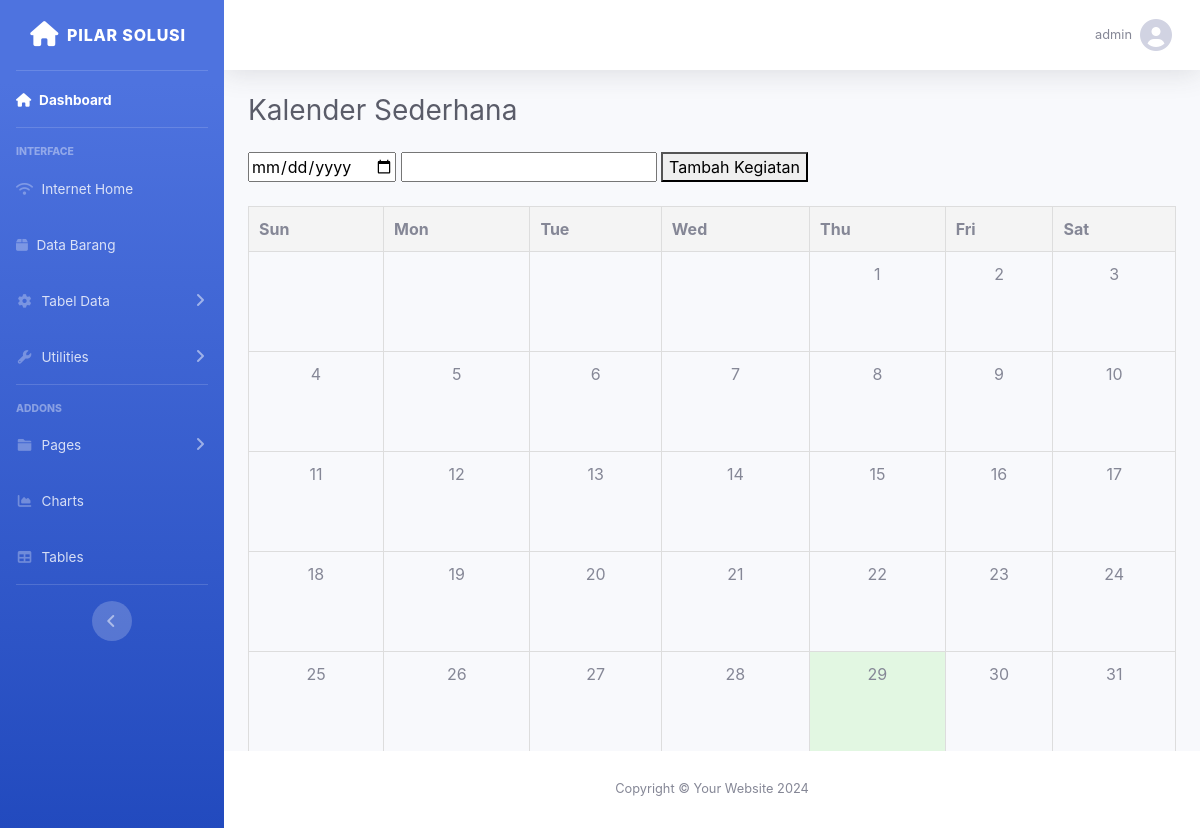
The page /kalender.php (signed in) on the database as committed earlier.
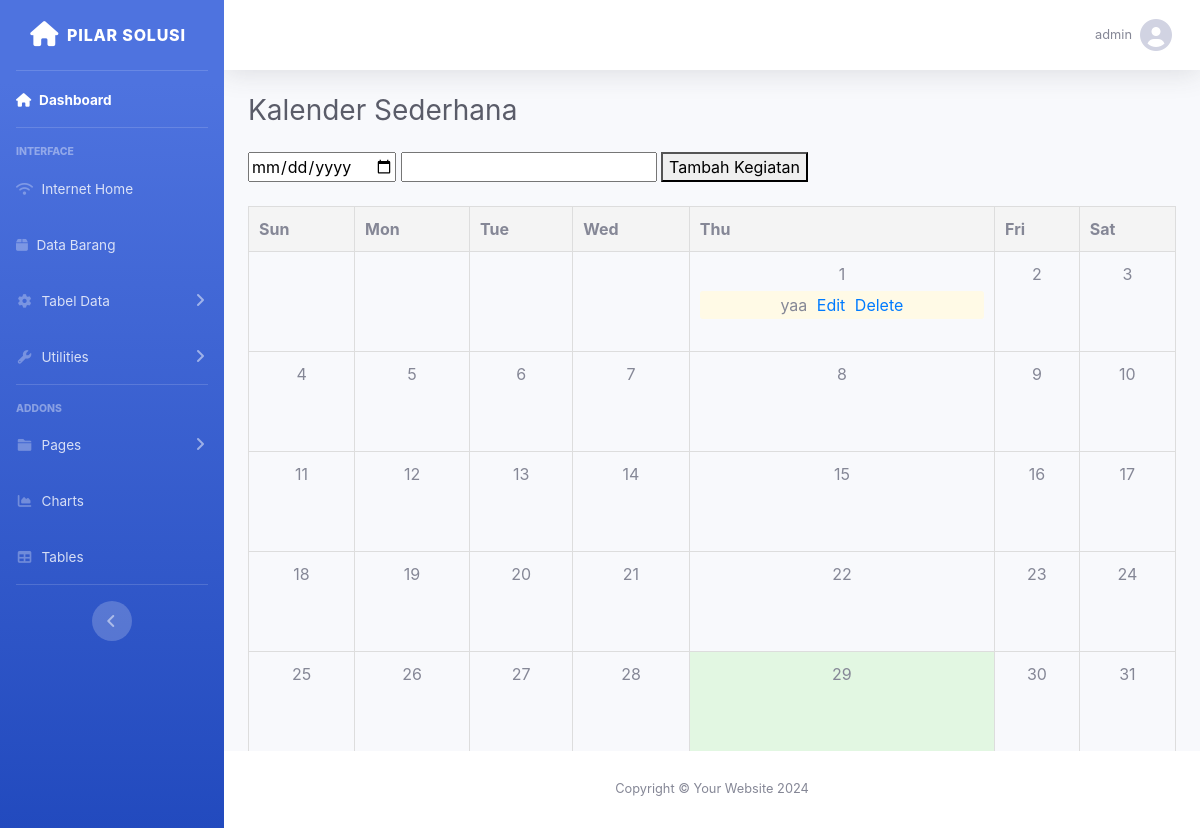
The same page on the database as committed later.
### tables this page shows
CREATE TABLE `user` (
  `id` int(11) NOT NULL,
  `username` varchar(50) NOT NULL,
  `password` varchar(255) NOT NULL,
  `role` enum('admin','manajemen','teknisi') NOT NULL
);

CREATE TABLE `events` (
  `id` int(11) NOT NULL,
  `event_date` date NOT NULL,
  `event_label` varchar(255) NOT NULL
);

### kalender.php (the view, shortened to what this page needs)
<?php
$conn = new mysqli("localhost", "root", "", "pilarapp");
$id = $_SESSION['id'];
$query = "SELECT username FROM user WHERE id = ?";
$stmt = $conn->prepare($query);
$stmt->bind_param("i", $id);
$stmt->execute();
$stmt->bind_result($username);
$query = "SELECT id, event_date, event_label FROM events";
$events_result = $conn->query($query);
$events = [];
while ($row = $events_result->fetch_assoc()) {
    $events[$row['event_date']][] = ['id' => $row['id'], 'label' => $row['event_label']];
}
?>
<!DOCTYPE html>
<html lang="en">
<head>
    <link rel="stylesheet" href="https://cdnjs.cloudflare.com/ajax/libs/font-awesome/6.0.0-beta3/css/all.min.css">
    <link href="css/sb-admin-2.min.css" rel="stylesheet">
</head>
<body id="page-top">
    <div id="wrapper">
        <ul class="navbar-nav bg-gradient-primary sidebar sidebar-dark accordion" id="accordionSidebar">
            <a class="sidebar-brand d-flex align-items-center justify-content-center" href="index.html">
                <div class="sidebar-brand-icon">
                    <i class="fa-solid fa-home" style="font-size: 25px;"></i>
                </div>
                <div class="sidebar-brand-text mx-2">Pilar solusi</div>
            </a>
            <hr class="sidebar-divider my-0">
            <li class="nav-item active">
                <a class="nav-link" href="index.php">
                    <i class="fa fa-home"></i>
                    <span>Dashboard</span>
                </a>
            </li>
            <hr class="sidebar-divider">
            <div class="sidebar-heading">Interface</div>
            <li class="nav-item">
                <a class="nav-link" href="internet_home.php">
                    <i class="fa-solid fa-wifi"></i>
                    <span>Internet Home</span>
                </a>
            </li>
            <li class="nav-item">
                <a class="nav-link" href="data_barang.php">
                    <i class="fas fa-box"></i>
                    <span>Data Barang</span>
                </a>
            </li>
            <li class="nav-item">
                <a class="nav-link collapsed" href="#" data-toggle="collapse" data-target="#collapseTwo" aria-expanded="true" aria-controls="collapseTwo">
                    <i class="fas fa-fw fa-cog"></i>
                    <span>Tabel Data</span>
                </a>
            </li>
            <li class="nav-item">
                <a class="nav-link collapsed" href="#" data-toggle="collapse" data-target="#collapseUtilities" aria-expanded="true" aria-controls="collapseUtilities">
                    <i class="fas fa-fw fa-wrench"></i>
                    <span>Utilities</span>
                </a>
            </li>
            <hr class="sidebar-divider">
            <div class="sidebar-heading">Addons</div>
            <li class="nav-item">
                <a class="nav-link collapsed" href="#" data-toggle="collapse" data-target="#collapsePages" aria-expanded="true" aria-controls="collapsePages">
                    <i class="fas fa-fw fa-folder"></i>
                    <span>Pages</span>
                </a>
            </li>
            <li class="nav-item">
                <a class="nav-link" href="charts.html">
                    <i class="fas fa-fw fa-chart-area"></i>
                    <span>Charts</span>
                </a>
            </li>
            <li class="nav-item">
                <a class="nav-link" href="tables.html">
                    <i class="fas fa-fw fa-table"></i>
                    <span>Tables</span>
                </a>
            </li>
            <hr class="sidebar-divider d-none d-md-block">
            <div class="text-center d-none d-md-inline">
                <button class="rounded-circle border-0" id="sidebarToggle"></button>
            </div>
        </ul>
        <div id="content-wrapper" class="d-flex flex-column">
            <div id="content">
                <nav class="navbar navbar-expand navbar-light bg-white topbar mb-4 static-top shadow">
                    <ul class="navbar-nav ml-auto">
                        <li class="nav-item dropdown no-arrow">
                            <a class="nav-link dropdown-toggle" href="#" id="userDropdown" role="button" data-toggle="dropdown" aria-haspopup="true" aria-expanded="false">
                                <span class="mr-2 d-none d-lg-inline text-gray-600 small"><?php echo htmlspecialchars($username); ?></span>
                                <i class="fas fa-user-circle fa-2x"></i>
                            </a>
                        </li>
                    </ul>
                </nav>
                <div class="container-fluid">
                    <h1 class="h3 mb-4 text-gray-800">Kalender Sederhana</h1>
                    <div>
                        <form method="post" action="">
                            <input type="date" name="event_date" required>
                            <input type="text" name="event_label" required>
                            <button type="submit" name="add_event">Tambah Kegiatan</button>
                        </form>
                    </div>
                    <br>
                    <?php
                    function build_calendar($month, $year, $events) {
                        $daysOfWeek = ['Sun', 'Mon', 'Tue', 'Wed', 'Thu', 'Fri', 'Sat'];
                        $numDays = cal_days_in_month(CAL_GREGORIAN, $month, $year);
                        $firstDay = date('w', strtotime("$year-$month-01"));
                        $calendar = '<table>';
                        $calendar .= '<thead><tr>';
                        foreach ($daysOfWeek as $day) {
                            $calendar .= "<th>$day</th>";
                        }
                        $calendar .= '</tr></thead><tbody><tr>';
                        for ($i = 0; $i < $firstDay; $i++) {
                            $calendar .= '<td></td>';
                        }
                        for ($day = 1; $day <= $numDays; $day++) {
                            $date = "$year-$month-" . str_pad($day, 2, '0', STR_PAD_LEFT);
                            $dayEvents = isset($events[$date]) ? $events[$date] : [];
                            $eventHtml = '';
                            foreach ($dayEvents as $event) {
                                $eventHtml .= "<div class='event'>" . htmlspecialchars($event['label']) .
                                    " <a href='#' onclick='showEditForm(" . htmlspecialchars($event['id']) . ", \"" . htmlspecialchars($event['label']) . "\", \"" . $date . "\")'>Edit</a>" .
                                    " <a href='?delete_id=" . htmlspecialchars($event['id']) . "' onclick='return confirm(\"Are you sure you want to delete this event?\")'>Delete</a>" .
                                    "</div>";
                            }
                            $todayClass = ($date == date('Y-m-d')) ? 'today' : '';
                            $calendar .= "<td class='$todayClass'>$day$eventHtml</td>";
                            if (($firstDay + $day) % 7 == 0) {
                                $calendar .= '</tr><tr>';
                            }
                        }
                        $calendar .= '</tr></tbody></table>';
                        return $calendar;
                    }
                    $currentMonth = date('m');
                    $currentYear = date('Y');
                    echo build_calendar($currentMonth, $currentYear, $events);
                    ?>
                </div>
            </div>
            <footer class="sticky-footer bg-white">
                <div class="container my-auto">
                    <div class="copyright text-center my-auto">
                        <span>Copyright &copy; Your Website 2024</span>
                    </div>
                </div>
            </footer>
        </div>
    </div>
</body>
</html>

### kalender.php (style rules this page uses)
table { width: 100%; border-collapse: collapse; }
th, td { padding: 10px; text-align: center; border: 1px solid #ddd; }
th { background-color: #f4f4f4; }
td { height: 100px; vertical-align: top; }
.today { background-color: #e2f7e2; }
.event { background-color: #fffae6; margin-top: 5px; padding: 2px; border-radius: 3px; }
.event a { margin-left: 5px; color: #007bff; text-decoration: none; }

Rows that differ between the two databases and show on the page:
added events: event_label "yaa"
